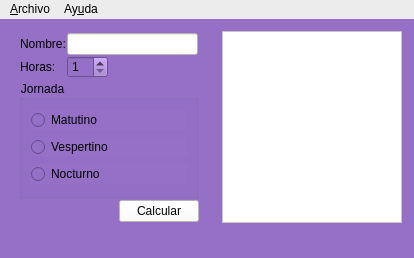
<?xml version="1.0" encoding="UTF-8"?>
<ui version="4.0">
 <class>SalarioNeto</class>
 <widget class="QMainWindow" name="SalarioNeto">
  <property name="geometry">
   <rect>
    <x>0</x>
    <y>0</y>
    <width>414</width>
    <height>258</height>
   </rect>
  </property>
  <property name="sizePolicy">
   <sizepolicy hsizetype="Fixed" vsizetype="Fixed">
    <horstretch>0</horstretch>
    <verstretch>0</verstretch>
   </sizepolicy>
  </property>
  <property name="minimumSize">
   <size>
    <width>414</width>
    <height>258</height>
   </size>
  </property>
  <property name="maximumSize">
   <size>
    <width>414</width>
    <height>258</height>
   </size>
  </property>
  <property name="windowTitle">
   <string>SalarioNeto</string>
  </property>
  <property name="windowIcon">
   <iconset resource="ResourseIcon/ResourseIcon.qrc">
    <normaloff>:/newResourse/suitcase.png</normaloff>:/newResourse/suitcase.png</iconset>
  </property>
  <property name="styleSheet">
   <string notr="true">background-color: rgb(150, 111, 199);</string>
  </property>
  <widget class="QWidget" name="centralwidget">
   <layout class="QVBoxLayout" name="verticalLayout_2">
    <item>
     <widget class="QWidget" name="widget" native="true">
      <property name="enabled">
       <bool>true</bool>
      </property>
      <property name="sizePolicy">
       <sizepolicy hsizetype="Maximum" vsizetype="Maximum">
        <horstretch>250</horstretch>
        <verstretch>255</verstretch>
       </sizepolicy>
      </property>
      <layout class="QGridLayout" name="gridLayout_4">
       <property name="topMargin">
        <number>3</number>
       </property>
       <property name="rightMargin">
        <number>3</number>
       </property>
       <property name="bottomMargin">
        <number>3</number>
       </property>
       <property name="spacing">
        <number>3</number>
       </property>
       <item row="0" column="0">
        <widget class="QWidget" name="widget_2" native="true">
         <layout class="QGridLayout" name="gridLayout_3">
          <property name="leftMargin">
           <number>1</number>
          </property>
          <property name="topMargin">
           <number>1</number>
          </property>
          <property name="rightMargin">
           <number>20</number>
          </property>
          <property name="bottomMargin">
           <number>1</number>
          </property>
          <property name="spacing">
           <number>1</number>
          </property>
          <item row="2" column="1">
           <widget class="QPushButton" name="cmd_Calcular">
            <property name="styleSheet">
             <string notr="true">background-color: rgb(255, 255, 255);</string>
            </property>
            <property name="text">
             <string>Calcular</string>
            </property>
           </widget>
          </item>
          <item row="2" column="0">
           <spacer name="horizontalSpacer">
            <property name="orientation">
             <enum>Qt::Horizontal</enum>
            </property>
            <property name="sizeHint" stdset="0">
             <size>
              <width>40</width>
              <height>20</height>
             </size>
            </property>
           </spacer>
          </item>
          <item row="1" column="0" colspan="2">
           <widget class="QGroupBox" name="groupBox">
            <property name="title">
             <string>Jornada</string>
            </property>
            <layout class="QVBoxLayout" name="verticalLayout">
             <item>
              <widget class="QRadioButton" name="B_Matutino">
               <property name="text">
                <string>Matutino</string>
               </property>
              </widget>
             </item>
             <item>
              <widget class="QRadioButton" name="B_Vespertino">
               <property name="text">
                <string>Vespertino</string>
               </property>
              </widget>
             </item>
             <item>
              <widget class="QRadioButton" name="B_Nocturno">
               <property name="text">
                <string>Nocturno                     </string>
               </property>
              </widget>
             </item>
            </layout>
           </widget>
          </item>
          <item row="0" column="0" colspan="2">
           <widget class="QWidget" name="widget_3" native="true">
            <property name="sizePolicy">
             <sizepolicy hsizetype="Preferred" vsizetype="Fixed">
              <horstretch>0</horstretch>
              <verstretch>0</verstretch>
             </sizepolicy>
            </property>
            <property name="minimumSize">
             <size>
              <width>180</width>
              <height>0</height>
             </size>
            </property>
            <layout class="QGridLayout" name="gridLayout_2">
             <property name="leftMargin">
              <number>1</number>
             </property>
             <property name="topMargin">
              <number>1</number>
             </property>
             <property name="rightMargin">
              <number>1</number>
             </property>
             <property name="bottomMargin">
              <number>1</number>
             </property>
             <property name="spacing">
              <number>1</number>
             </property>
             <item row="1" column="0">
              <widget class="QLabel" name="label_Hora">
               <property name="text">
                <string>&lt;html&gt;&lt;head/&gt;&lt;body&gt;&lt;p&gt;&lt;span style=&quot; color:#000000;&quot;&gt;Horas:&lt;/span&gt;&lt;/p&gt;&lt;/body&gt;&lt;/html&gt;</string>
               </property>
              </widget>
             </item>
             <item row="1" column="1">
              <widget class="QSpinBox" name="sBox_Horas">
               <property name="styleSheet">
                <string notr="true"/>
               </property>
               <property name="minimum">
                <number>1</number>
               </property>
               <property name="maximum">
                <number>45</number>
               </property>
              </widget>
             </item>
             <item row="1" column="2">
              <spacer name="horizontalSpacer_3">
               <property name="orientation">
                <enum>Qt::Horizontal</enum>
               </property>
               <property name="sizeHint" stdset="0">
                <size>
                 <width>40</width>
                 <height>20</height>
                </size>
               </property>
              </spacer>
             </item>
             <item row="0" column="0">
              <widget class="QLabel" name="label_Nom">
               <property name="text">
                <string>&lt;html&gt;&lt;head/&gt;&lt;body&gt;&lt;p&gt;&lt;span style=&quot; color:#000000;&quot;&gt;Nombre:&lt;/span&gt;&lt;/p&gt;&lt;/body&gt;&lt;/html&gt;</string>
               </property>
              </widget>
             </item>
             <item row="0" column="1" colspan="2">
              <widget class="QLineEdit" name="lEdit_Name">
               <property name="sizePolicy">
                <sizepolicy hsizetype="Expanding" vsizetype="Fixed">
                 <horstretch>0</horstretch>
                 <verstretch>0</verstretch>
                </sizepolicy>
               </property>
               <property name="toolTip">
                <string>&lt;html&gt;&lt;head/&gt;&lt;body&gt;&lt;p&gt;&lt;span style=&quot; color:#767676;&quot;&gt;Ingrese nobre del trabajador&lt;/span&gt;&lt;/p&gt;&lt;/body&gt;&lt;/html&gt;</string>
               </property>
               <property name="whatsThis">
                <string>&lt;html&gt;&lt;head/&gt;&lt;body&gt;&lt;p&gt;&lt;span style=&quot; color:#767676;&quot;&gt;Ingrese nobre del trabajador&lt;/span&gt;&lt;/p&gt;&lt;/body&gt;&lt;/html&gt;</string>
               </property>
               <property name="styleSheet">
                <string notr="true">background-color: rgb(255, 255, 255);</string>
               </property>
              </widget>
             </item>
            </layout>
           </widget>
          </item>
         </layout>
        </widget>
       </item>
       <item row="0" column="1">
        <widget class="QTextBrowser" name="out_resultado">
         <property name="sizePolicy">
          <sizepolicy hsizetype="Fixed" vsizetype="Preferred">
           <horstretch>100</horstretch>
           <verstretch>255</verstretch>
          </sizepolicy>
         </property>
         <property name="maximumSize">
          <size>
           <width>180</width>
           <height>16777215</height>
          </size>
         </property>
         <property name="styleSheet">
          <string notr="true">background-color: rgb(255, 255, 255);</string>
         </property>
        </widget>
       </item>
      </layout>
     </widget>
    </item>
   </layout>
  </widget>
  <widget class="QStatusBar" name="statusbar">
   <property name="contextMenuPolicy">
    <enum>Qt::NoContextMenu</enum>
   </property>
  </widget>
  <widget class="QMenuBar" name="menubar">
   <property name="geometry">
    <rect>
     <x>0</x>
     <y>0</y>
     <width>414</width>
     <height>20</height>
    </rect>
   </property>
   <property name="styleSheet">
    <string notr="true">background-color: rgb(236, 236, 236);</string>
   </property>
   <widget class="QMenu" name="menuArchivo">
    <property name="autoFillBackground">
     <bool>false</bool>
    </property>
    <property name="styleSheet">
     <string notr="true">background-color: rgb(255, 255, 255);</string>
    </property>
    <property name="tearOffEnabled">
     <bool>true</bool>
    </property>
    <property name="title">
     <string>&amp;Archivo</string>
    </property>
    <addaction name="actionNuevo"/>
    <addaction name="actionAbrir"/>
    <addaction name="actionGuardar"/>
    <addaction name="separator"/>
    <addaction name="actionCalcular"/>
    <addaction name="separator"/>
    <addaction name="action_Salir"/>
   </widget>
   <widget class="QMenu" name="menuAyuda">
    <property name="title">
     <string>Ay&amp;uda</string>
    </property>
   </widget>
   <addaction name="menuArchivo"/>
   <addaction name="menuAyuda"/>
  </widget>
  <action name="actionNuevo">
   <property name="enabled">
    <bool>true</bool>
   </property>
   <property name="icon">
    <iconset resource="ResourseIcon/ResourseIcon.qrc">
     <normaloff>:/newResourse/add.png</normaloff>:/newResourse/add.png</iconset>
   </property>
   <property name="text">
    <string>&amp;Nuevo</string>
   </property>
   <property name="whatsThis">
    <string>&lt;html&gt;&lt;head/&gt;&lt;body&gt;&lt;p&gt;&lt;span style=&quot; color:#414141;&quot;&gt;Nuevo archivo&lt;/span&gt;&lt;/p&gt;&lt;/body&gt;&lt;/html&gt;</string>
   </property>
   <property name="font">
    <font>
     <underline>false</underline>
    </font>
   </property>
   <property name="shortcut">
    <string>Ctrl+N</string>
   </property>
  </action>
  <action name="actionAbrir">
   <property name="icon">
    <iconset resource="ResourseIcon/ResourseIcon.qrc">
     <normaloff>:/newResourse/inbox.png</normaloff>:/newResourse/inbox.png</iconset>
   </property>
   <property name="text">
    <string>&amp;Abrir</string>
   </property>
   <property name="shortcut">
    <string>Ctrl+O</string>
   </property>
  </action>
  <action name="actionGuardar">
   <property name="icon">
    <iconset resource="ResourseIcon/ResourseIcon.qrc">
     <normaloff>:/newResourse/save.png</normaloff>:/newResourse/save.png</iconset>
   </property>
   <property name="text">
    <string>&amp;Guardar</string>
   </property>
   <property name="shortcut">
    <string>Ctrl+G</string>
   </property>
  </action>
  <action name="actionCalcular">
   <property name="icon">
    <iconset resource="ResourseIcon/ResourseIcon.qrc">
     <normaloff>:/newResourse/invoice.png</normaloff>:/newResourse/invoice.png</iconset>
   </property>
   <property name="text">
    <string>&amp;Calcular</string>
   </property>
   <property name="shortcut">
    <string>F1</string>
   </property>
  </action>
  <action name="action_Salir">
   <property name="text">
    <string>&amp;Salir</string>
   </property>
   <property name="shortcut">
    <string>Ctrl+Q</string>
   </property>
  </action>
 </widget>
 <resources>
  <include location="ResourseIcon/ResourseIcon.qrc"/>
  <include location="ResourseIcon/ResourseIcon.qrc"/>
  <include location="ResourseIcon/ResourseIcon.qrc"/>
 </resources>
 <connections>
  <connection>
   <sender>action_Salir</sender>
   <signal>triggered()</signal>
   <receiver>SalarioNeto</receiver>
   <slot>close()</slot>
   <hints>
    <hint type="sourcelabel">
     <x>-1</x>
     <y>-1</y>
    </hint>
    <hint type="destinationlabel">
     <x>228</x>
     <y>137</y>
    </hint>
   </hints>
  </connection>
 </connections>
</ui>
